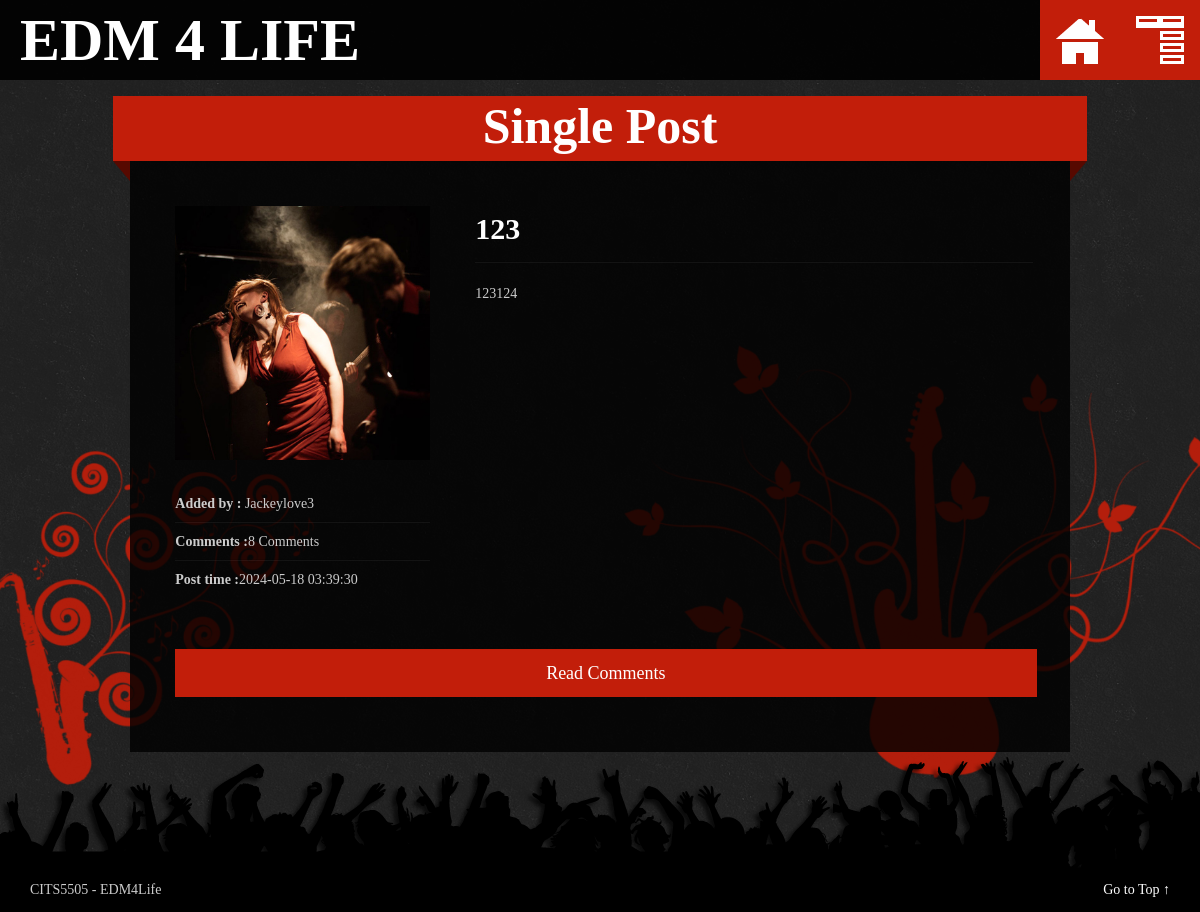
The page /single-post/1 (signed in) on the database its author committed.
### models.py (models this page shows, shortened)
class User(db.Model, UserMixin):
    __tablename__ = 'user'
    id = db.Column(db.Integer, primary_key=True)
    username = db.Column(db.String(80), unique=True, nullable=False)
    email = db.Column(db.String(120), unique=True, nullable=False)
    password_hash = db.Column(db.String(128))
    likes = db.relationship('Like', backref='user', lazy=True)
    comments = db.relationship('Comment', backref='user', lazy=True)
    requests = db.relationship('Request', backref='author', lazy=True, overlaps="author,requests")
    points = db.relationship('Point', back_populates='user', lazy='dynamic')
    daily_activity = db.relationship('UserDailyActivity', back_populates='user', lazy='dynamic')

class Request(db.Model):
    __tablename__ = 'requests'
    id = db.Column(db.Integer, primary_key=True)
    title = db.Column(db.String(100), nullable=False)
    description = db.Column(db.Text, nullable=False)
    timestamp = db.Column(db.DateTime, default=lambda: datetime.now(timezone.utc), nullable=False)
    user_id = db.Column(db.Integer, db.ForeignKey('user.id'), nullable=False)
    likes = db.relationship('Like', backref='request', lazy=True)
    comments = db.relationship('Comment', backref='request', lazy=True)
    user = db.relationship('User', backref='user_requests', overlaps="author,requests")

### site_views/views.py (the view)
@site_views.route('/single-post/<int:request_id>')
@login_required
def single_post(request_id):
    request = Request.query.get_or_404(request_id)
    comments = Comment.query.filter_by(request_id=request_id).all()
    comment_form = CommentForm()
    return render_template('single-post.html', request=request, comments=comments, comment_form=comment_form)

### templates/single-post.html (shortened to what this page needs)
﻿<!DOCTYPE html>
<html lang="en">
  <head>
    <link
      href="{{ url_for('static', filename='css/normalize.css') }}"
      rel="stylesheet"
      type="text/css"
    />
    <link
      href="{{ url_for('static', filename='css/style.css') }}"
      rel="stylesheet"
      type="text/css"
    />
    <link
      href="{{ url_for('static', filename='css/grid.css') }}"
      rel="stylesheet"
      type="text/css"
    />
    <link
      href="{{ url_for('static', filename='css/media.css') }}"
      rel="stylesheet"
      type="text/css"
    />
    <link
      href="{{ url_for('static', filename='css/colorbox.css') }}"
      rel="stylesheet"
      type="text/css"
    />
  </head>
  <body>
    <a id="menu" class="menuitem" data-reveal-id="menubox"
      ><span class="info">Menu</span></a
    >
    <a id="homepage" class="menuitem" href="{{ url_for('site_views.index') }}"
      ><span class="info">Home</span></a
    >
    <header>
      <h1>EDM 4 Life</h1>
    </header>
    <div class="wrapper">
      <div class="wrap">
        <div class="single-page-title">Single Post</div>
        <div class="grids">
          <div class="grid-4">
            <a
              class="photo post-img"
              href="{{ url_for('static', filename='images/photos/post.jpg') }}"
              ><img
                src="{{ url_for('static', filename='images/photos/post.jpg') }}"
                alt=""
            /></a>
            <ul class="cover-info">
              <li><strong>Added by :</strong> {{ request.user.username }}</li>
              <li>
                <strong>Comments :</strong>{{ request.comments|length }}
                Comments
              </li>
              <li>
                <strong>Post time :</strong
                ><span
                  >{{ request.timestamp.strftime('%Y-%m-%d %H:%M:%S') }}</span
                >
              </li>
            </ul>
          </div>
          <div class="grid-8">
            <h3>{{ request.title }}</h3>
            <hr />
            <p>{{ request.description }}</p>
          </div>
          <div class="grid-12 comment-link">
            <a id="read-comments" class="all-button">Read Comments</a>
          </div>
          <div class="grid-12">
          </div>
        </div>
      </div>
    </div>
    <footer>
      <div class="credits">
        CITS5505 - EDM4Life
        <span><a id="top" href="#">Go to Top &uarr;</a></span>
      </div>
    </footer>
  </body>
</html>

### static/css/style.css (style rules this page uses)
body { margin: 0px; padding: 0px; font-size: 14px; font-family: "ubunturegular"; background-color: #000; color: #ccc; background-image: url("../../images/bg.png"); background-repeat: repeat; background-attachment: fixed; }
h1, h2, h3, h4, h5, h6 { font-family: "dosisbold"; font-weight: bold; margin-bottom: 10px; margin-top: 0px; padding: 0px; line-height: 1.5; color: #fff; }
h1 { font-size: 50px; }
h3 { font-size: 30px; }
a { color: #fff !important; -webkit-transition: all 0.4s ease-in-out; -moz-transition: all 0.4s ease-in-out; -o-transition: all 0.4s ease-in-out; -ms-transition: all 0.4s ease-in-out; text-decoration: none; }
p { font-family: "ubunturegular"; font-size: 14px; line-height: 1.5; margin-bottom: 20px !important; margin-top: 0px !important; word-spacing: 0.2em; font-weight: normal; color: #ccc; }
hr { height: 2px; background: transparent url(../images/line.png) repeat-x bottom left scroll; margin: 0px 0px 20px 0px; padding: 0px; border: none; outline: none; clear: both; }
strong { font-weight: bold; font-family: "ubuntubold"; }
header { height: 80px; width: 100%; position: fixed; top: 0; left: 0; z-index: 9999; background-color: #000; background-color: rgba(0, 0, 0, 0.9); }
header h1 { padding-left: 20px; font-family: "dosisbold"; font-weight: bold; color: #fff; text-transform: uppercase; font-size: 60px; line-height: 80px; }
.single-page-title { text-align: center; background-color: #c21e0a; font-size: 50px; line-height: 1; padding-top: 5px; padding-bottom: 10px; margin-bottom: 30px; color: #fff; font-family: "dosisbold"; font-weight: bold; margin-left: -47px; margin-right: -32px; margin-top: -10px; position: relative; }
.single-page-title:before, .single-page-title:after { content: ""; position: absolute; display: block; border-style: solid; bottom: -0.4em; border-color: #570900 transparent transparent transparent; }
.single-page-title:before { left: 0px; border-width: 0.4em 0 0 0.35em; }
.single-page-title:after { right: 0px; border-width: 0.4em 0.35em 0 0; }
#close, #menu, #homepage, #gallery, #blog { -webkit-transition: all 0.4s ease-in-out; -moz-transition: all 0.4s ease-in-out; -o-transition: all 0.4s ease-in-out; -ms-transition: all 0.4s ease-in-out; z-index: 9999999; background-color: #c21e0a; position: fixed; height: 80px; width: 80px; cursor: pointer; }
#menu { top: 0; right: 0; background-position: center center; background-image: url("../images/menu.png"); background-repeat: no-repeat; }
#homepage { top: 0; right: 80px; background-position: center center; background-image: url("../images/homepage.png"); background-repeat: no-repeat; }
.post-img img { width: 100%; opacity: 1; margin: 0 0 -5px 0; padding: 0; outline: none; -webkit-transition: all 0.4s ease-in-out; -moz-transition: all 0.4s ease-in-out; -o-transition: all 0.4s ease-in-out; -ms-transition: all 0.4s ease-in-out; }
.post-img { background-position: center center; background-color: #c21e0a; margin-bottom: 20px; display: block; background-image: url("../images/link.png"); background-repeat: no-repeat; }
.post-img.photo { background-image: url("../images/search.png") !important; }
.cover-info { padding: 0px 0px 10px 0px; margin: 30px 0px 10px 0px; line-height: 2; list-style: none; }
.cover-info li { background: transparent url(../images/line.png) repeat-x bottom left scroll; padding-top: 5px; padding-bottom: 5px; }
.cover-info li:last-child { background: none; }
.all-button { font-family: "ubunturegular"; width: 100%; color: #fff !important; cursor: pointer; display: inline-block; font-size: 18px; line-height: 1; margin: 0px; outline: none; padding: 15px 0px 15px 0px; position: relative; text-align: center; text-decoration: none; -webkit-transition: background-color 0.15s ease-in-out; -moz-transition: background-color 0.15s ease-in-out; -o-transition: background-color 0.15s ease-in-out; transition: background-color 0.15s ease-in-out; border: none !important; background-color: #c21e0a; }
footer { background-image: url("../images/pt.png"); background-repeat: repeat-x; background-position: left bottom; height: 160px; width: 100%; bottom: 0px; z-index: 9; }
.credits { padding-right: 30px; padding-left: 30px; padding-top: 130px; }
.credits span { float: right; }

### rows shown on the page
User: user.username "Jackeylove3"
Request: timestamp "2024-05-18 03:39:30", title "123", description "123124"

### other values the page prints
{{ request.comments|length }} "8"
